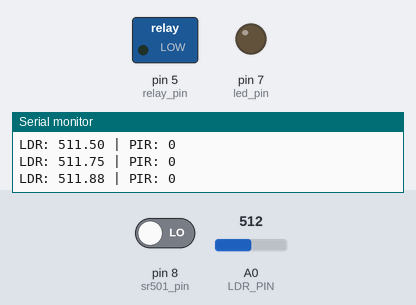
This program was run on a simulated Arduino Uno, built with avr-gcc and run on an emulated ATmega328P. On the bench: switched loads named in the program (green lamp = pin HIGH), output pins drawn as LEDs (lit = HIGH), the last lines printed to the serial monitor. The inputs (shaded band) are chosen by the test bench; at power-on: pin 8 (sr501_pin) LOW, A0 (LDR_PIN) = 512.

Above: at 1.2 s.
1.3 s: pin 8 (sr501_pin) driven HIGH
2.9 s: A0 (LDR_PIN) set to 166
4.9 s: A0 (LDR_PIN) set to 142
At 5.8 s:
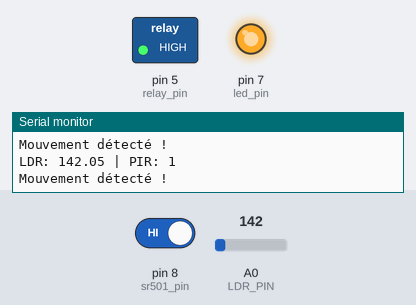
6.5 s: pin 8 (sr501_pin) driven LOW
At 27.2 s:
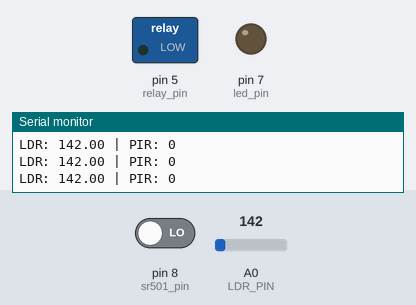
Timing chart, 0 to 28.1 s (numbered marks = the images above; inputs shaded):
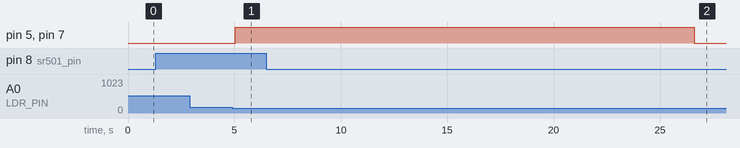

Measured:
- the behaviour switches between 150 and 149 on A0 (LDR_PIN) (found by bisection; images 0 and 1)
- after the input at 4.9 s, pin 5 (relay_pin), pin 7 (led_pin): LOW → HIGH after 0.15 s
- after the input at 6.5 s, pin 5 (relay_pin), pin 7 (led_pin): HIGH → LOW after 20.1 s

The program:

main.cpp
```cpp
#include <Arduino.h>

// --- Pins ---
const int sr501_pin = 8; // PIR HC-SR501
const int LDR_PIN = A0;  // LDR
const int led_pin = 7;   // LED témoin
const int relay_pin = 5; // Relais pour lampe

// --- LDR filtre ---
const float alpha = 0.5; // Filtre exponentiel
float ldrFiltered = 0.0;
const int LDR_THRESHOLD = 150; // Ajuste selon luminosité du couloir

// --- Détection mouvement ---
bool motionDetected = false;
unsigned long ledTimer = 0;
const unsigned long ledOnTime = 20000; // LED/lampe reste allumée 1 minute après dernier mouvement

void setup()
{
  pinMode(sr501_pin, INPUT);
  pinMode(led_pin, OUTPUT);
  pinMode(relay_pin, OUTPUT);
  Serial.begin(9600);
}

void loop()
{
  // --- Lecture capteurs ---
  int sr501_value = digitalRead(sr501_pin);
  int ldrValue = analogRead(LDR_PIN);

  // Filtre pour éviter les variations brusques
  ldrFiltered = alpha * ldrValue + (1 - alpha) * ldrFiltered;
  bool isDark = (ldrFiltered < LDR_THRESHOLD);

  Serial.print("LDR: ");
  Serial.print(ldrFiltered);
  Serial.print(" | PIR: ");
  Serial.println(sr501_value);

  // --- Détection mouvement ---
  if (sr501_value == HIGH)
  {
    motionDetected = true;
    ledTimer = millis(); // réinitialise le timer
    Serial.println("Mouvement détecté !");
  }

  // --- Gestion LED témoin et relais lampe ---
  if (motionDetected && isDark)
  {
    digitalWrite(led_pin, HIGH);   // LED allumée
    digitalWrite(relay_pin, HIGH); // Lampe allumée
  }
  else if (!motionDetected)
  {
    digitalWrite(led_pin, LOW);   // LED éteinte
    digitalWrite(relay_pin, LOW); // Lampe éteinte
  }

  // --- Extinction automatique après temps défini ---
  if (motionDetected && (millis() - ledTimer > ledOnTime))
  {
    motionDetected = false;
    Serial.println("LED et lampe éteintes après temporisation.");
  }

  delay(100); // lecture toutes les 0,1s
}
```
